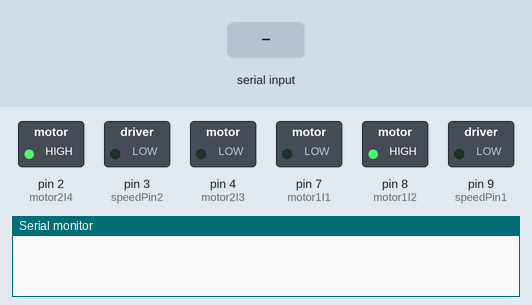
This sketch was run on a simulated Arduino Uno, built with avr-gcc and run on an emulated ATmega328P. Shown: switched loads named in the sketch (green lamp = pin HIGH), the last lines printed to the serial monitor. Inputs (shaded band) come from the test bench.

Above: at 1.2 s.
1.3 s: "1" received over Serial
At 2.5 s:
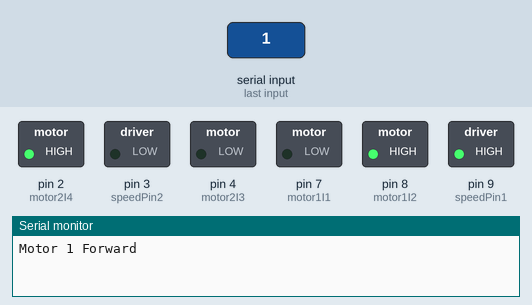
2.8 s: "3" received over Serial
At 3.8 s:
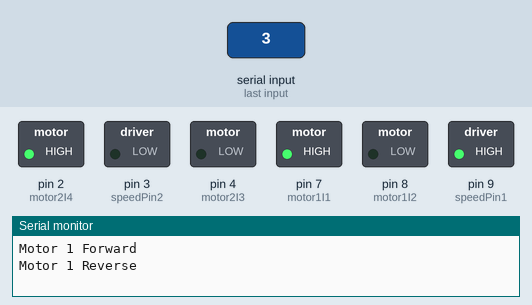
4.3 s: "4" received over Serial
At 5.0 s:
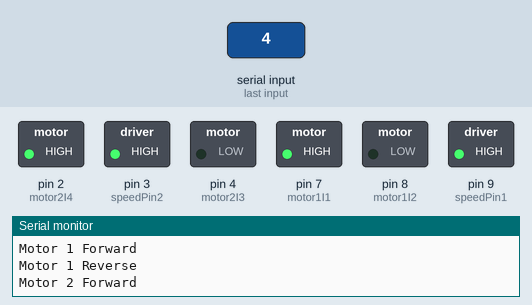
5.8 s: "2" received over Serial
At 6.1 s:
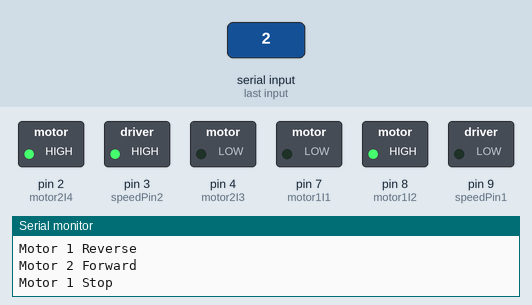
7.3 s: "6" received over Serial
At 8.4 s:
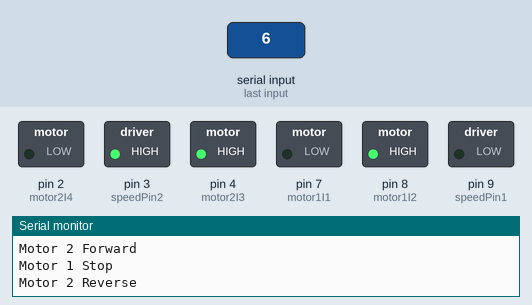
8.8 s: "5" received over Serial
At 9.6 s:
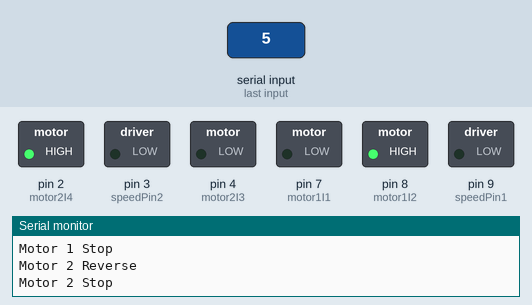
Timing chart, 0 to 11.3 s (numbered marks = the images above; inputs shaded):
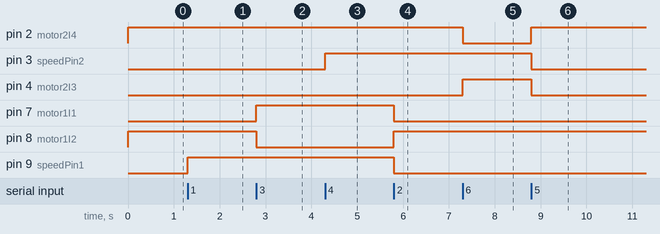

The sketch:

motorLab.ino
```cpp
// Motor Control lab
// Bereket Abraham

//Keyboard Controls:
// 1 -Motor 1 Left
// 2 -Motor 1 Stop
// 3 -Motor 1 Right
//
// 4 -Motor 2 Left
// 5 -Motor 2 Stop
// 6 -Motor 2 Right

// Declare L298N Dual H-Bridge Motor Controller
// Motor 1
int motor1I1 = 7;
int motor1I2 = 8;
int speedPin1 = 9;
// Motor 2
int motor2I3 = 4;
int motor2I4 = 2;
int speedPin2 = 3;

void setup() {
  Serial.begin(9600);
  //Define L298N Dual H-Bridge Motor Controller Pins
  pinMode(motor1I1,OUTPUT);
  pinMode(motor1I2,OUTPUT);
  pinMode(speedPin1,OUTPUT);
  pinMode(motor2I3,OUTPUT);
  pinMode(motor2I4,OUTPUT);
  pinMode(speedPin2,OUTPUT);

  analogWrite(speedPin1, 0);
  analogWrite(speedPin2, 0);
  digitalWrite(motor1I1, LOW);
  digitalWrite(motor1I2, HIGH);
  digitalWrite(motor2I3, LOW);
  digitalWrite(motor2I4, HIGH);
}

void loop() {
  if (Serial.available() > 0) {
    int inByte = Serial.read();
    int speed; // Local variable

    switch (inByte) {
      // Motor 1
      case '1': // Motor 1 Forward
        analogWrite(speedPin1, 255);
        digitalWrite(motor1I1, LOW);
        digitalWrite(motor1I2, HIGH);
        Serial.println("Motor 1 Forward");
        break;

      case '2': // Motor 1 Stop (Freespin)
        analogWrite(speedPin1, 0);
        digitalWrite(motor1I1, LOW);
        digitalWrite(motor1I2, HIGH);
        Serial.println("Motor 1 Stop");
        break;

      case '3': // Motor 1 Reverse
        analogWrite(speedPin1, 255);
        digitalWrite(motor1I1, HIGH);
        digitalWrite(motor1I2, LOW);
        Serial.println("Motor 1 Reverse");
        break;

      // Motor 2
      case '4': // Motor 2 Forward
        analogWrite(speedPin2, 255);
        digitalWrite(motor2I3, LOW);
        digitalWrite(motor2I4, HIGH);
        Serial.println("Motor 2 Forward");
        break;

      case '5': // Motor 1 Stop (Freespin)
        analogWrite(speedPin2, 0);
        digitalWrite(motor2I3, LOW);
        digitalWrite(motor2I4, HIGH);
        Serial.println("Motor 2 Stop");
        break;

      case '6': // Motor 2 Reverse
        analogWrite(speedPin2, 255);
        digitalWrite(motor2I3, HIGH);
        digitalWrite(motor2I4, LOW);
        Serial.println("Motor 2 Reverse");
        break;

      default:
        Serial.println("Unknown character");
    }
  }
}
```

Measured:
- after the input at 1.3 s, pin 9 (speedPin1): LOW → HIGH at once
- after the input at 2.8 s, pin 7 (motor1I1): LOW → HIGH at once; pin 8 (motor1I2): HIGH → LOW at once
- after the input at 4.3 s, pin 3 (speedPin2): LOW → HIGH at once
- after the input at 5.8 s, pin 7 (motor1I1), pin 9 (speedPin1): HIGH → LOW at once; pin 8 (motor1I2): LOW → HIGH at once
- after the input at 7.3 s, pin 2 (motor2I4): HIGH → LOW at once; pin 4 (motor2I3): LOW → HIGH at once
- after the input at 8.8 s, pin 2 (motor2I4): LOW → HIGH at once; pin 3 (speedPin2), pin 4 (motor2I3): HIGH → LOW at once
